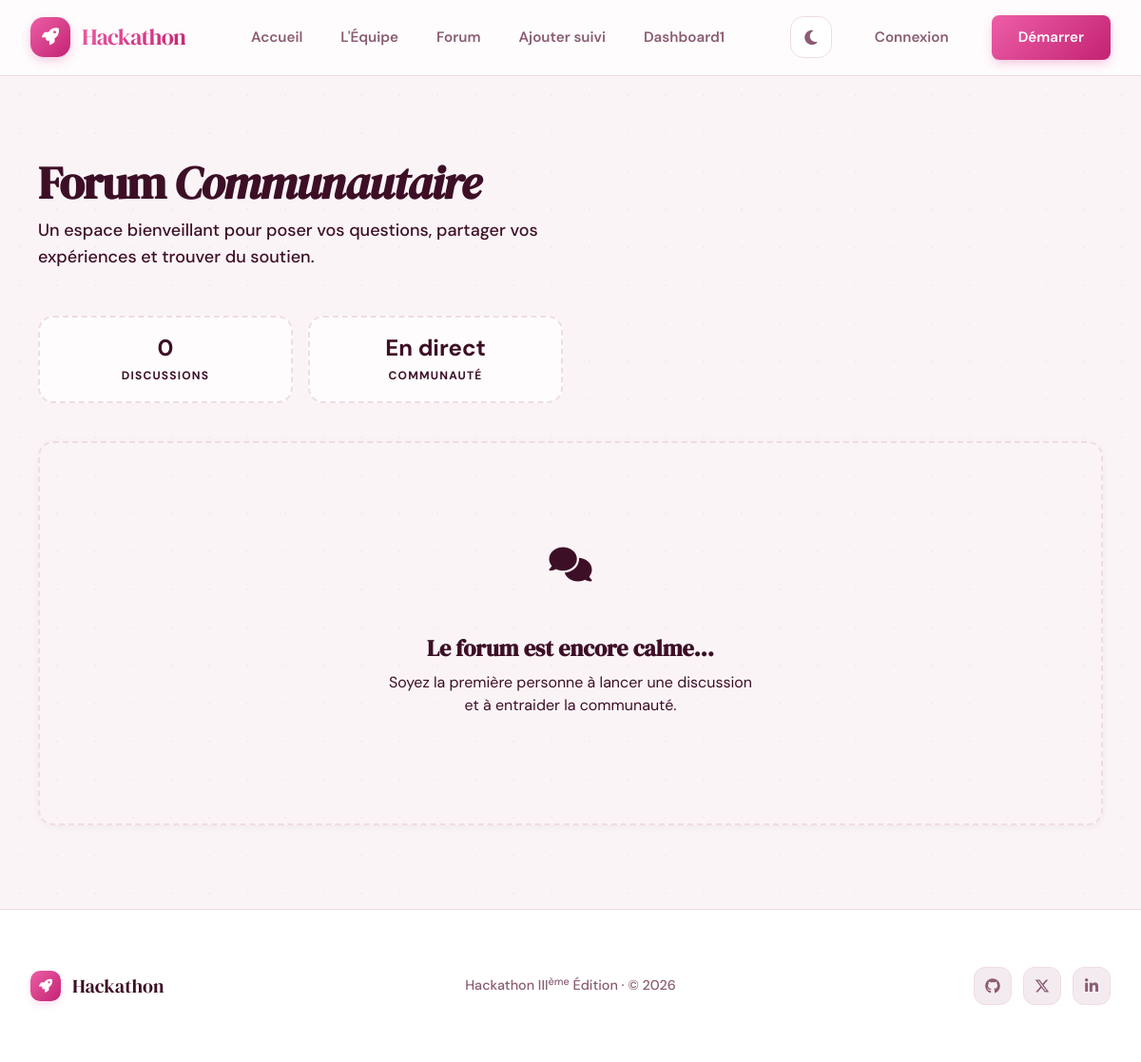
Before: /forum/ with the older database file.
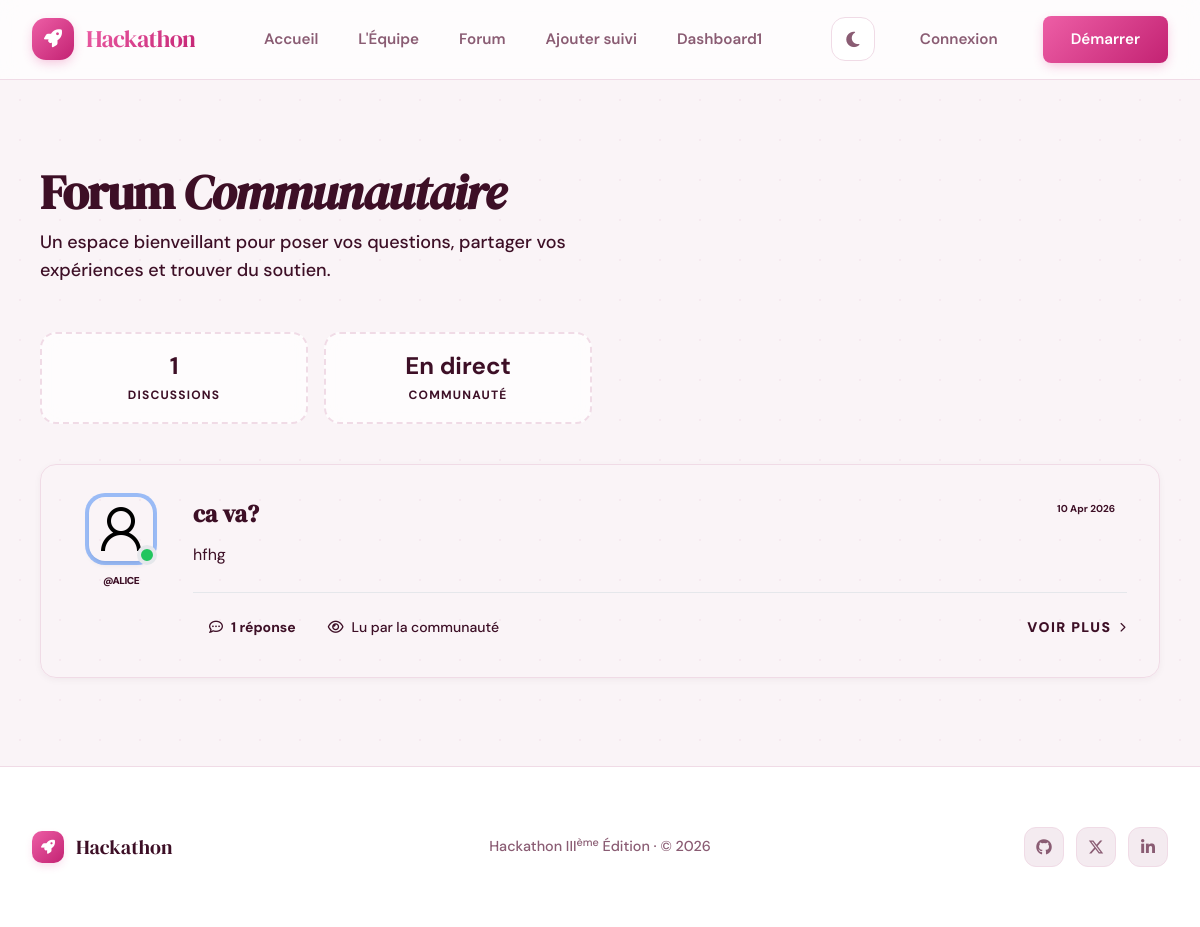
After: the same page with the newer database file.
### forum/models.py (models this page shows, shortened)
class Question(models.Model):
    user = models.ForeignKey(
        settings.AUTH_USER_MODEL,
        on_delete=models.CASCADE,
        related_name='questions'
    )
    title = models.CharField(max_length=255)
    content = models.TextField()
    created_at = models.DateTimeField(auto_now_add=True)
    updated_at = models.DateTimeField(auto_now=True)
    class Meta:
        ordering = ['-created_at']

### Users/models.py (models this page shows, shortened)
class User(AbstractUser):
    GROUPE_SANGUIN_CHOIX = [
        ('A+', 'A+'), ('A-', 'A-'),
        ('B+', 'B+'), ('B-', 'B-'),
        ('AB+', 'AB+'), ('AB-', 'AB-'),
        ('O+', 'O+'), ('O-', 'O-'),
    ]
    is_admin_user = models.BooleanField(default=False)
    is_customer = models.BooleanField(default=True)
    age = models.PositiveIntegerField(null=True, blank=True, help_text="25")
    date_dernieres_regles = models.DateField(null=True, blank=True)
    date_prevue_accouchement = models.DateField(null=True, blank=True)
    taille = models.PositiveIntegerField(null=True, blank=True, help_text="En cm")
    poids_initial = models.FloatField(null=True, blank=True, help_text="En kg")
    groupe_sanguin = models.CharField(
        null=True,
        blank=True,
        max_length=5,
        choices=GROUPE_SANGUIN_CHOIX
    )
    antecedents_medicaux = models.TextField(null=True, blank=True)
    nombre_grossesses_precedentes = models.PositiveIntegerField(default=0)
    photo = models.ImageField(
        upload_to="profile_pictures/",
        default="profile_pictures/default.png",
        blank=True,
        null=True,
    )

### forum/views.py (the view)
# urls.py: path('', views.question_list, name='question_list'),
def question_list(request):
    questions = Question.objects.all().select_related('user').prefetch_related('answers')
    return render(request, 'forum/question_list.html', {'questions': questions})

### templates/forum/question_list.html (shortened to what this page needs)
{% extends 'Base/base.html' %}
{% block content %}
<div class="container mx-auto px-4 py-12 max-w-6xl">
    <div class="flex flex-col md:flex-row justify-between items-start md:items-center gap-6 mb-12">
        <div class="animate-fade-in">
            <h1 class="text-4xl md:text-5xl font-black text-ink tracking-tight mb-3">
                Forum <span class="text-primary italic">Communautaire</span>
            </h1>
            <p class="text-ink-muted text-lg font-medium max-w-xl">
                Un espace bienveillant pour poser vos questions, partager vos expériences et trouver du soutien.
            </p>
        </div>
    </div>
    <div class="grid grid-cols-2 md:grid-cols-4 gap-4 mb-10">
        <div class="glass-card p-4 text-center border-dashed border-2">
            <span class="block text-2xl font-bold text-primary">{{ questions.count }}</span>
            <span class="text-xs font-bold uppercase tracking-widest text-ink-muted">Discussions</span>
        </div>
        <div class="glass-card p-4 text-center border-dashed border-2">
            <span class="block text-2xl font-bold text-secondary">En direct</span>
            <span class="text-xs font-bold uppercase tracking-widest text-ink-muted">Communauté</span>
        </div>
    </div>
    <div class="space-y-6">
        {% for question in questions %}
            <div class="cool-card group hover:border-primary/30 transition-all duration-500 hover:-translate-y-1">
                <div class="flex flex-col md:flex-row gap-6">
                    <div class="hidden md:flex flex-col items-center gap-3 w-24 flex-shrink-0">
                        {% if question.user.photo %}
                            <div class="relative">
                                <img src="{{ question.user.photo.url }}" class="w-16 h-16 rounded-2xl object-cover ring-4 ring-paper shadow-md" alt="{{ question.user.username }}">
                                <div class="absolute -bottom-1 -right-1 w-5 h-5 bg-green-500 border-4 border-surface rounded-full"></div>
                            </div>
                        {% else %}
                            <div class="w-16 h-16 rounded-2xl bg-grad-primary flex items-center justify-center text-white font-bold text-2xl shadow-md">
                                {{ question.user.username|first|upper }}
                            </div>
                        {% endif %}
                        <span class="text-[10px] font-black uppercase tracking-tighter text-ink-muted">@{{ question.user.username }}</span>
                    </div>
                    <div class="flex-grow">
                        <div class="flex justify-between items-start gap-4 mb-3">
                            <h2 class="text-2xl font-bold text-ink group-hover:text-primary transition-colors leading-snug">
                                <a href="{% url 'forum:question_detail' question.pk %}">
                                    {{ question.title }}
                                </a>
                            </h2>
                            <span class="hidden md:block text-[10px] font-bold text-ink-muted bg-surface-2 px-3 py-1 rounded-full whitespace-nowrap">
                                {{ question.created_at|date:"d M Y" }}
                            </span>
                        </div>
                        <p class="text-ink-muted leading-relaxed mb-6 line-clamp-2 md:line-clamp-3">
                            {{ question.content }}
                        </p>
                        <div class="flex items-center justify-between pt-4 border-t border-line">
                            <div class="flex items-center gap-4">
                                <span class="flex items-center gap-2 text-sm font-bold text-primary bg-primary/5 px-4 py-2 rounded-xl">
                                    <i class="far fa-comment-dots"></i>
                                    {{ question.answers.count }} réponse{{ question.answers.count|pluralize }}
                                </span>
                                <span class="hidden sm:flex items-center gap-2 text-sm font-medium text-ink-muted">
                                    <i class="far fa-eye"></i>
                                    Lu par la communauté
                                </span>
                            </div>
                            <a href="{% url 'forum:question_detail' question.pk %}" class="text-sm font-black uppercase tracking-widest text-ink hover:text-primary flex items-center gap-2 transition-all group/link">
                                Voir plus
                                <i class="fas fa-chevron-right text-[10px] group-hover/link:translate-x-1 transition-transform"></i>
                            </a>
                        </div>
                    </div>
                </div>
            </div>
        {% empty %}
            <div class="cool-card py-20 text-center border-dashed border-2">
                <div class="w-24 h-24 bg-paper rounded-full flex items-center justify-center mx-auto mb-6">
                    <i class="fas fa-comments text-4xl text-primary/30"></i>
                </div>
                <h3 class="text-2xl font-bold text-ink mb-2">Le forum est encore calme...</h3>
                <p class="text-ink-muted mb-8 max-w-sm mx-auto">
                    Soyez la première personne à lancer une discussion et à entraider la communauté.
                </p>
            </div>
        {% endfor %}
    </div>
</div>
{% endblock %}

### templates/Base/base.html (shortened to what this page needs)
<!doctype html>
<html lang="fr" data-theme="light">
    <head>
        <script src="https://cdn.tailwindcss.com"></script>
        <link
            rel="stylesheet"
            href="https://cdnjs.cloudflare.com/ajax/libs/font-awesome/6.5.0/css/all.min.css"
        />
        {% load static %}
        <link rel="stylesheet" href="{% static 'css/style.css' %}" />
    </head>
    <body>
        <nav
            class="navbar"
            role="navigation"
            aria-label="Navigation principale"
        >
            <div class="navbar-inner">
                <a
                    href="{% url 'users:landing' %}"
                    class="logo"
                    aria-label="Hackathon — Accueil"
                >
                    <div class="logo-mark"><i class="fas fa-rocket"></i></div>
                    <span class="logo-text">Hackathon</span>
                </a>
                <ul class="nav-links desktop-nav" role="list">
                    <li><a href="{% url 'users:landing' %}">Accueil</a></li>
                    <li><a href="{% url 'users:about' %}">L'Équipe</a></li>
                    <li><a href="{% url 'forum:question_list' %}">Forum</a></li>
                    <li>
                        <a href="{% url 'pregancy:ajouter_suivi' %}"
                            >Ajouter suivi</a
                        >
                    </li>
                    <li>
                        <a href="{% url 'pregancy:dashboard' %}">Dashboard1</a>
                    </li>
                </ul>
                <div class="nav-actions desktop-nav">
                    <button
                        class="theme-btn"
                        id="theme-toggle"
                        aria-label="Changer le thème"
                    >
                        <i class="fas fa-moon icon-moon"></i>
                    </button>
                    {% if user.is_authenticated %}
                    <a href="{% url 'users:profile' %}" class="user-pill">
                        {% if user.photo %}
                        <img
                            src="{{ user.photo.url }}"
                            class="avatar"
                            alt="{{ user.username }}"
                        />
                        {% else %}
                        <div class="avatar-initials">
                            {{ user.username|first|upper }}
                        </div>
                        {% endif %}
                        <span class="user-name">{{ user.username }}</span>
                    </a>
                    {% else %}
                    <a href="{% url 'users:connexion' %}" class="btn btn-ghost"
                        >Connexion</a
                    >
                    <a
                        href="{% url 'users:inscription' %}"
                        class="btn btn-primary"
                        >Démarrer</a
                    >
                    {% endif %}
                </div>
            </div>
        </nav>
        <main class="main">{% block content %}{% endblock %}</main>
        <footer>
            <div class="footer-inner">
                <div class="footer-brand">
                    <div class="footer-mark"><i class="fas fa-rocket"></i></div>
                    <span class="footer-brand-name">Hackathon</span>
                </div>
                <p class="footer-copy">
                    Hackathon III<sup>ème</sup> Édition · © 2026
                </p>
                <div class="footer-links">
                    <a href="#" aria-label="GitHub"
                        ><i class="fab fa-github"></i
                    ></a>
                    <a href="#" aria-label="Twitter"
                        ><i class="fab fa-x-twitter"></i
                    ></a>
                    <a href="#" aria-label="LinkedIn"
                        ><i class="fab fa-linkedin-in"></i
                    ></a>
                </div>
            </div>
        </footer>
    </body>
</html>

### static/css/_tokens.css (style rules this page uses)
:root { --p-h: 330; --p-s: 70%; --p-l: 50%; --s-h: 280; --s-s: 60%; --s-l: 65%; --primary: hsl(var(--p-h), var(--p-s), var(--p-l)); --primary-alt: hsl(var(--p-h), var(--p-s), 40%); --secondary: hsl(var(--s-h), var(--s-s), var(--s-l)); --success: hsl(150, 60%, 45%); --warning: hsl(45, 90%, 50%); --error: hsl(350, 75%, 55%); --info: hsl(200, 80%, 55%); --paper: hsl(var(--p-h), 40%, 97%); --surface: #ffffff; --surface-2: hsl(var(--p-h), 30%, 94%); --ink: hsl(var(--p-h), 60%, 15%); --ink-muted: hsl(var(--p-h), 20%, 45%); --line: hsl(var(--p-h), 40%, 90%); --line-bold: hsl(var(--p-h), 40%, 85%); --radius: 16px; --radius-sm: 8px; --radius-lg: 24px; --nav-h: 80px; --shadow-sm: 0 2px 8px -2px hsla(var(--p-h), 30%, 20%, 0.08); --shadow-md: 0 12px 24px -8px hsla(var(--p-h), 30%, 20%, 0.12); --shadow-lg: 0 24px 48px -12px hsla(var(--p-h), 30%, 20%, 0.18); --glass: hsla(0, 0%, 100%, 0.7); --glass-blur: blur(12px); --grad-primary: linear-gradient(135deg, hsl(var(--p-h), 80%, 65%), hsl(var(--p-h), 70%, 45%)); --grad-soft: linear-gradient(135deg, hsl(var(--p-h), 40%, 98%), hsl(var(--p-h), 40%, 94%)); }

### static/css/_base.css (style rules this page uses)
*, *::before, *::after { box-sizing: border-box; margin: 0; padding: 0; -webkit-font-smoothing: antialiased; -moz-osx-font-smoothing: grayscale; }
html { scroll-behavior: smooth; font-size: 16px; }
body { font-family: 'DM Sans', -apple-system, BlinkMacSystemFont, sans-serif; background: var(--paper); color: var(--ink); min-height: 100vh; display: flex; flex-direction: column; line-height: 1.6; overflow-x: hidden; transition: background .4s cubic-bezier(0.4, 0, 0.2, 1), color .4s ease; }
body::before { content: ""; position: fixed; top: 0; left: 0; width: 100%; height: 100%; z-index: -1; opacity: 0.4; background-image: radial-gradient(var(--line) 1px, transparent 1px); background-size: 40px 40px; }
h1, h2, h3, h4, h5, h6 { font-family: 'DM Serif Display', serif; font-weight: 400; line-height: 1.2; color: var(--ink); }
a { color: inherit; text-decoration: none; transition: all .2s ease; }
.main { flex: 1; width: 100%; max-width: 1440px; margin: 0 auto; padding: 40px 24px; }
.cool-card { In template /home/panda831/Bureau/tenaizybe/coucou_les_filles/templates/Base/base.html, error at line 408 background: var(--surface); border: 1px solid var(--line); border-radius: var(--radius); padding: 32px; box-shadow: var(--shadow-sm); transition: transform .3s ease, box-shadow .3s ease; }
.glass-card { background: var(--glass); backdrop-filter: var(--glass-blur); border: 1px solid var(--line); border-radius: var(--radius); }

### static/css/_buttons.css (style rules this page uses)
.btn { display: inline-flex; align-items: center; justify-content: center; gap: 10px; padding: 12px 28px; font-size: 0.95rem; font-weight: 600; border-radius: var(--radius-sm); cursor: pointer; transition: all .25s cubic-bezier(0.4, 0, 0.2, 1); border: 1px solid transparent; font-family: 'DM Sans', sans-serif; user-select: none; white-space: nowrap; }
.btn-primary { background: var(--grad-primary); color: white; border: none; box-shadow: 0 4px 12px -2px hsla(var(--p-h), 70%, 50%, 0.3); }
.btn-ghost { background: transparent; color: var(--ink-muted); }

### static/css/_footer.css (style rules this page uses)
footer { background: var(--surface); border-top: 1px solid var(--line); padding: 60px 0; margin-top: auto; }
.footer-inner { max-width: 1440px; margin: 0 auto; padding: 0 32px; display: grid; grid-template-columns: 1fr auto 1fr; align-items: center; gap: 40px; }
.footer-brand { display: flex; align-items: center; gap: 12px; }
.footer-mark { width: 32px; height: 32px; background: var(--grad-primary); border-radius: 10px; display: flex; align-items: center; justify-content: center; box-shadow: 0 4px 10px -2px hsla(var(--p-h), 70%, 50%, 0.2); }
.footer-mark i { color: white; font-size: 14px; }
.footer-brand-name { font-family: 'DM Serif Display', serif; font-size: 1.25rem; color: var(--ink); }
.footer-copy { font-size: 0.9rem; color: var(--ink-muted); text-align: center; font-weight: 500; }
.footer-links { display: flex; gap: 12px; justify-content: flex-end; }
.footer-links a { width: 40px; height: 40px; border-radius: 12px; border: 1.5px solid var(--line); display: flex; align-items: center; justify-content: center; color: var(--ink-muted); font-size: 1rem; transition: all .25s ease; background: var(--surface-2); }

### templates/forum/question_list.html (style rules this page uses)
.animate-fade-in { animation: fade-in 0.6s ease-out forwards; }
.line-clamp-2 { display: -webkit-box; -webkit-line-clamp: 2; -webkit-box-orient: vertical; overflow: hidden; }
@media (min-width: 768px) { .md\:line-clamp-3 { -webkit-line-clamp: 3; } }

Changed rows visible on the page:
added Question: user.photo (placeholder picture), user.username "ALICE", title "ca va?", created_at "10 Apr 2026", content "hfhg", answers.count "1"
Other visible differences:
{{ questions.count }}: "0" → "1"
text no longer shown: "Le forum est encore calme... Soyez la première personne à lancer une discussion et à entraider la communauté."
